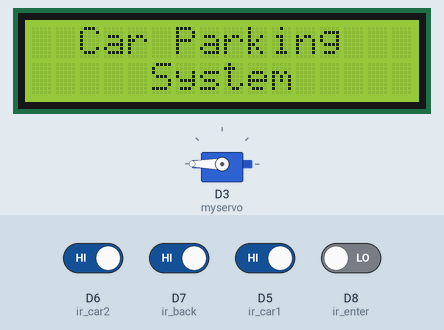
Simulated run of this sketch. Board: ESP8266 (NodeMCU). Shown: servo, 16×2 character LCD. Inputs (shaded band) come from the test bench; at power-on: D5 (ir_car1), D6 (ir_car2), D7 (ir_back) HIGH, D8 (ir_enter) LOW. What the sketch prints to the serial monitor is not drawn.

Above: at 0.1 s.
3.3 s: D8 (ir_enter) driven HIGH
At 5.3 s:
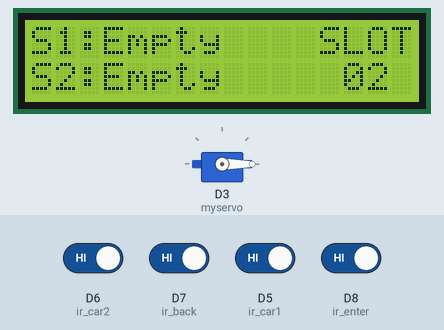
6.2 s: D6 (ir_car2) driven LOW
At 7.2 s:
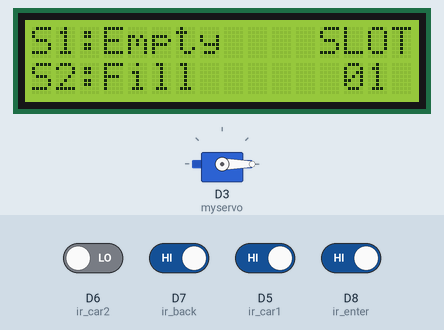
7.7 s: D5 (ir_car1) driven LOW
At 8.7 s:
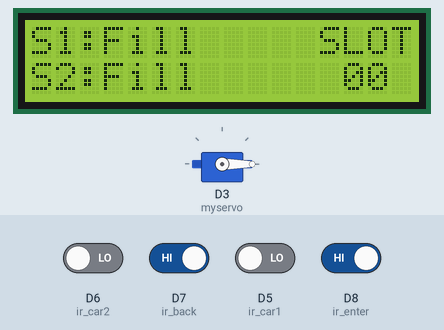
9.2 s: D6 (ir_car2) driven HIGH
At 10.1 s:
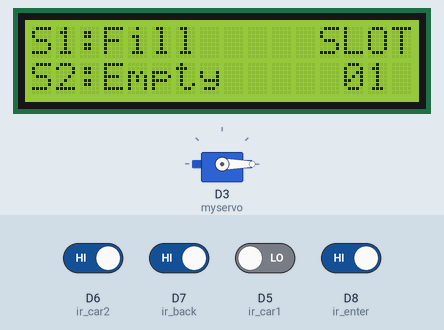
10.7 s: D7 (ir_back) driven LOW
At 11.18 s:
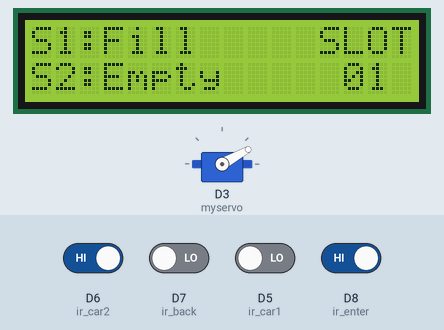
13.4 s: D7 (ir_back) driven HIGH
At 14.2 s:
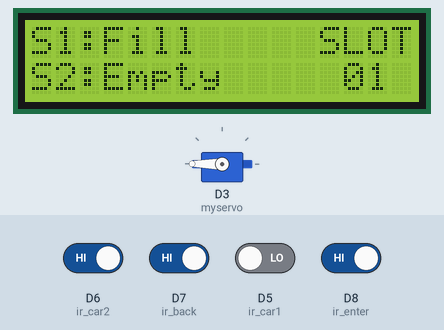
Timing chart, 0 to 15.9 s (numbered marks = the images above; inputs shaded):
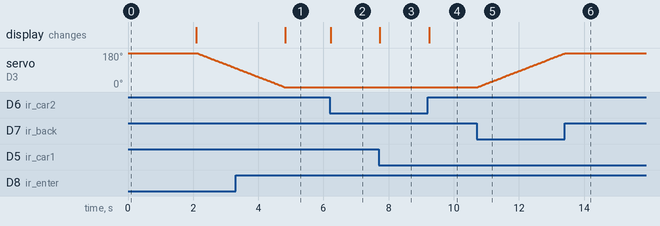

Measured:
- after the input at 3.3 s, the display: changes after 1.5 s (image 1)
- after the input at 6.2 s, the display: changes at once (image 2)
- after the input at 7.7 s, the display: changes at once (image 3)
- after the input at 9.2 s, the display: changes at once (image 4)
- after the input at 10.7 s, servo on D3 (myservo): moves from 0° to 177° over 2.6 s, starting at once
- after the input at 13.4 s, servo on D3 (myservo): goes on until 13.4 s, then stays 180°

The sketch:

carparking.ino
```cpp
#include <Wire.h>
#include <Servo.h>
#include <LiquidCrystal_I2C.h>
#include <ESP8266WiFi.h>
#include <WiFiClient.h>
#include <ESP8266WebServer.h>
Servo myservo;
LiquidCrystal_I2C lcd(0x27,16,2);

#define ir_car1 D5
#define ir_car2 D6
#define ir_enter D8
#define ir_back  D7

char ssid[] = "FRIOT";
char password[] = "12345678";

int availableSlot = 2;
int total = 0;
int slot = 2, s1 = 0, s2 = 0;
int degree = 180;
int cnt = 0;

ESP8266WebServer server(80);

void handleGetSlotInfo()
{
  server.sendHeader("Access-Control-Allow-Origin", "*");
  char buffer[50];
  sprintf(buffer, "{\"slot1\" : %d, \"slot2\" : %d}", s1, s2);
  server.send(200, "application/json", buffer);
}

void handleRoot()
{
  String html = "<!DOCTYPE html><html><head><title>Control Relay</title></head><body>Hello World!</body></html>";
  server.send(200, "text/html", html);
}

void setup() {
  Serial.begin(9600);
  pinMode(ir_car1, INPUT);
  pinMode(ir_car2, INPUT);
  pinMode(ir_enter, INPUT);
  pinMode(ir_back, INPUT);

  myservo.attach(D3);
  myservo.write(180);
  degree = 180;
  cnt = 0;

  lcd.begin();
  lcd.backlight();
  lcd.setCursor(0, 0);
  lcd.print("  Car Parking  ");
  lcd.setCursor(0, 1);
  lcd.print("     System     ");
  delay(2000);
  lcd.clear();

  WiFi.softAP(ssid, password);
  IPAddress myIP = WiFi.softAPIP();
  Serial.print("AP IP address: ");
  Serial.println(myIP);
  server.on("/", handleRoot);
  server.on("/getSlotInfo",handleGetSlotInfo);
  server.begin();
}

void read_sensor()
{
  s1=0, s2=0;
  if(digitalRead(ir_car1) == 0) s1=1;
  if(digitalRead(ir_car2) == 0) s2=1;
}

void printStatus()
{
  lcd.setCursor(12, 0);
  lcd.print("SLOT");

  lcd.setCursor(0, 0);
  if (s1 == 1) {
    lcd.print("S1:Fill ");
  }
  else {
    lcd.print("S1:Empty");
  }

  lcd.setCursor(0, 1);
  if (s2 == 1) lcd.print("S2:Fill ");
  else lcd.print("S2:Empty");

  lcd.setCursor(13, 1);
  lcd.print(0);
  total = s1 + s2;
  slot = availableSlot-total;
  lcd.print(slot);
  Serial.println(slot);
}

bool isSlotEmpty()
{
  return slot;
}

bool requestingGateFromOutside()
{
  return digitalRead(ir_enter) == 0;
}

void openGate()
{
  for (int i=degree; i>= 0; i--)
  {
    degree = i;
    myservo.write(i);
    delay(15);
  }
}

void closeGate()
{
  for (int i=degree; i<= 180; i++)
  {
    degree = i;
    myservo.write(i);
    delay(15);
  }
}

bool requestingGateFromInside()
{
  return digitalRead(ir_back) == 0;
}

void loop() {
  read_sensor();
  if (cnt == 3)
  {
    closeGate();
    cnt = 0;
  }
  else if(requestingGateFromInside())
  {
    openGate();
    cnt |= 1;
  }
  else if(requestingGateFromOutside())
  {
    if (isSlotEmpty())
    {
      openGate();
      cnt |= 2;
    }
    else
    {
      lcd.clear();
      lcd.setCursor(0, 0);
      lcd.print("     Sorry!     ");
      delay(2000);
      lcd.clear();
    }
  }
  else
    printStatus();

  server.handleClient();
}
```
